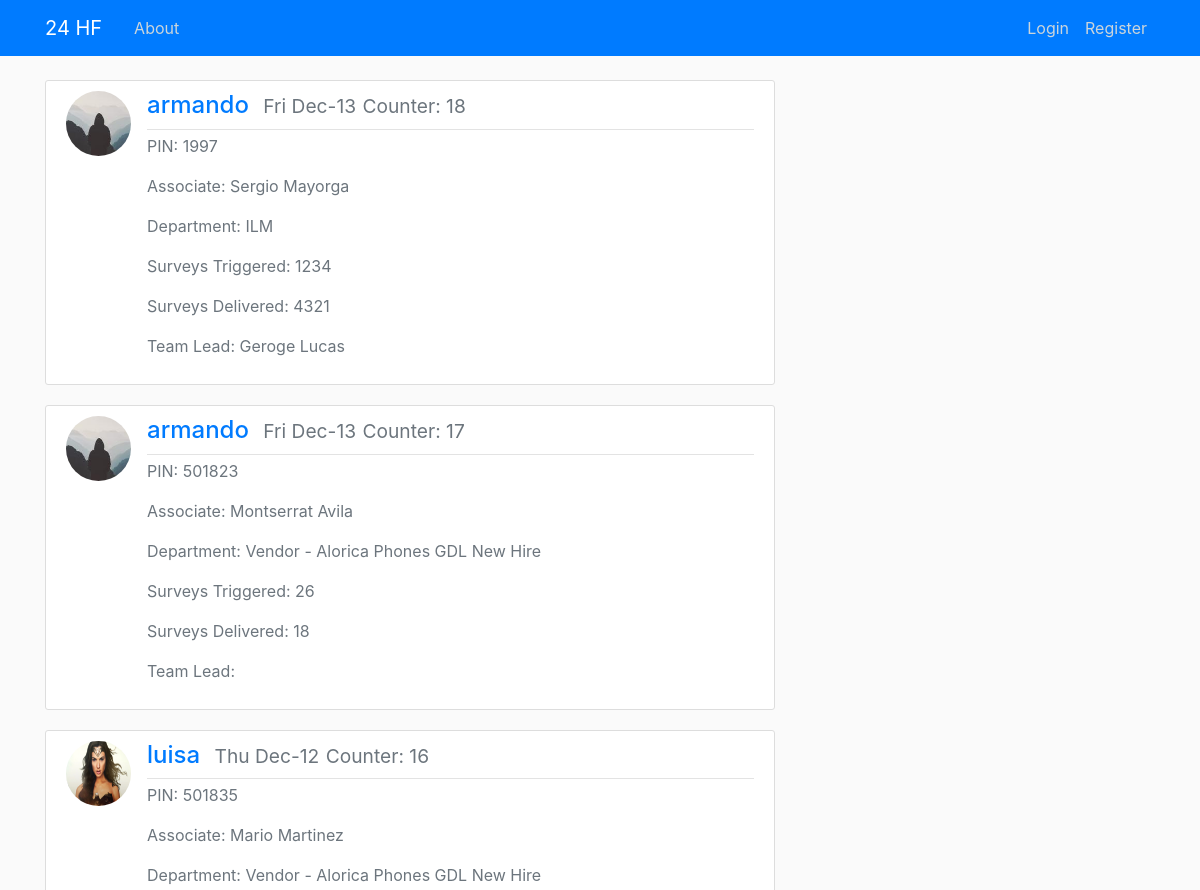
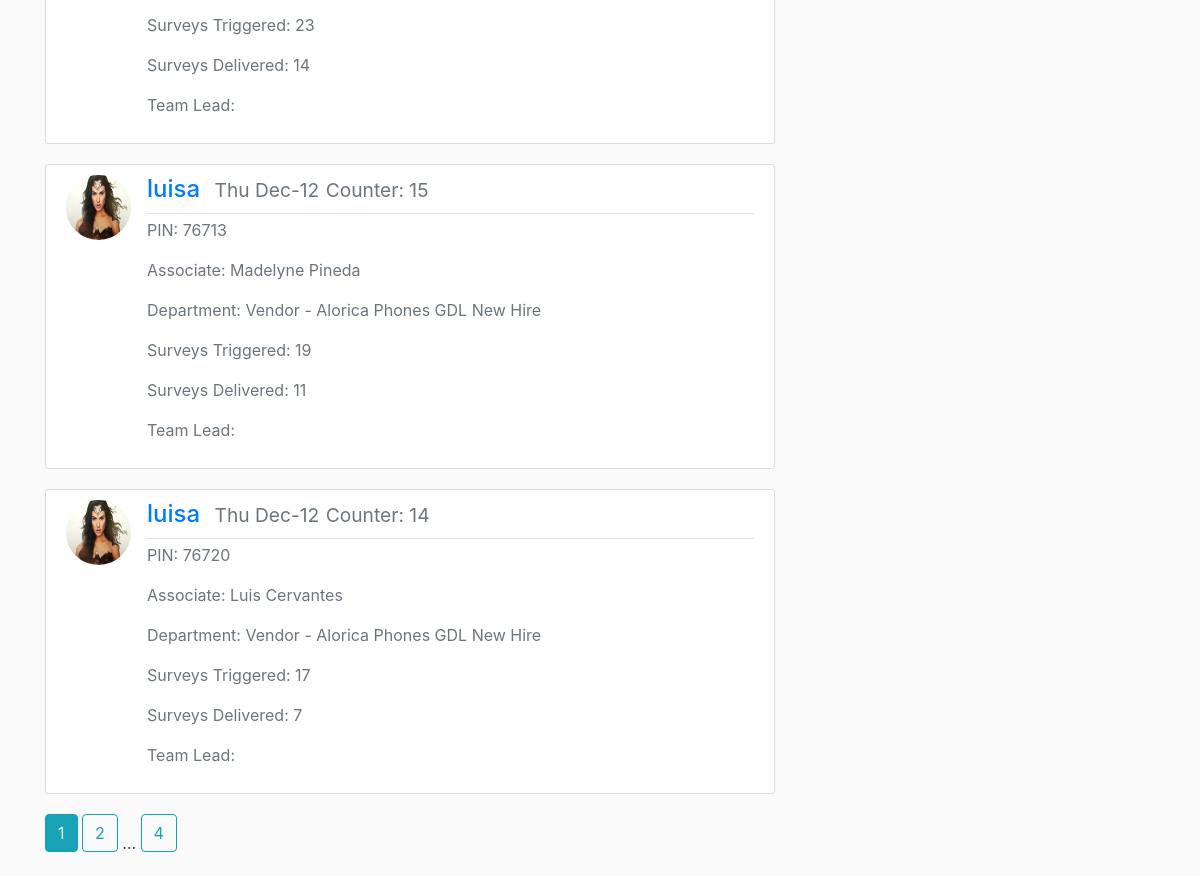
The page /home on the database its author committed (2 pictures, top to bottom).
### flaskblog/models.py (models this page shows, shortened)
class Post(db.Model):
    id = db.Column(db.Integer, primary_key=True)
    date_posted = db.Column(db.DateTime, nullable=False, default=datetime.now)
    pin = db.Column(db.Integer, nullable=False)
    associate = db.Column(db.Text, nullable=False)
    dept = db.Column(db.Text, nullable=False)
    team_mgr = db.Column(db.Text, nullable=False)
    ops_mgr = db.Column(db.Text, nullable=False)
    surv_trigg = db.Column(db.Integer, nullable=False)
    surv_deliv = db.Column(db.Integer, nullable=False)
    del_rate = db.Column(db.Float, nullable=False)
    resp_cnt = db.Column(db.Integer, nullable=False)
    popo = db.Column(db.Text, nullable=True, default="")
    resp_rate = db.Column(db.Float, nullable=False)
    avg_rating = db.Column(db.Float, nullable=False)
    five_stars = db.Column(db.Float, nullable=False)
    four_stars = db.Column(db.Float, nullable=False)
    three_stars = db.Column(db.Float, nullable=False)
    two_stars = db.Column(db.Float, nullable=False)
    one_stars = db.Column(db.Float, nullable=False)
    five_star = db.Column(db.Integer, nullable=False)
    four_star = db.Column(db.Integer, nullable=False)
    three_star = db.Column(db.Integer, nullable=False)
    two_star = db.Column(db.Integer, nullable=False)
    one_star = db.Column(db.Integer, nullable=False)
    team_lead = db.Column(db.Text, nullable=True, default="")
    chan = db.Column(db.Text, nullable=False)
    user_id = db.Column(db.Integer, db.ForeignKey('user.id'), nullable=False)

class User(db.Model, UserMixin):
    id = db.Column(db.Integer, primary_key=True)
    username = db.Column(db.String(20), unique=True, nullable=False)
    email = db.Column(db.String(120), unique=True, nullable=False)
    image_file = db.Column(db.String(20), nullable=False, default='default.jpg')
    password = db.Column(db.String(60), nullable=False)
    posts = db.relationship('Post', backref='username', lazy=True)

### flaskblog/main/routes.py (the view)
@main.route("/")
@main.route("/home")
def home():
    page = request.args.get('page', 1, type=int)
    posts = Post.query.order_by(Post.id.desc()).paginate(page=page, per_page=5)
    return render_template('home.html', posts=posts)

### flaskblog/templates/home.html
{% extends "layout.html" %}
{% block content %}
    {% for post in posts.items %}
        <article class="media content-section">
            <img class="rounded-circle article-img" src="{{ url_for('static', filename='profile_pics/' + post.username.image_file) }}">
            <div class="media-body">
                <div class="article-metadata">
                   <h4><a class="mr-2" href="{{ url_for('users.user_posts', username=post.username.username) }}">{{ post.username.username }}</a>
                    <small class="text-muted" href="#">{{ post.date_posted.strftime('%a %b-%d') }}</small>
                    <small class="text-muted" href="{{ url_for('posts.post', post_id=post.id) }}"> Counter: {{ post.id }}</small>
                   </h4>
                </div>
                <div>
                    <p class="text-muted" href="#">PIN: {{ post.pin }}</p>
                    <p class="text-muted" href="#">Associate: {{ post.associate }}</p>
                    <p class="text-muted" href="#">Department: {{ post.dept }}</p>
                    <p class="text-muted" href="#">Surveys Triggered: {{ post.surv_trigg }}</p>
                    <p class="text-muted" href="#">Surveys Delivered: {{ post.surv_deliv }}</p>
                    <p class="text-muted" href="#">Team Lead: {{ post.team_lead }}</p>
                </div>
            </div>
        </article>
    {% endfor %}
    {% for page_num in posts.iter_pages(left_edge=1, right_edge=1, left_current=1, right_current=2) %}
      {% if page_num %}
        {% if posts.page == page_num %}
          <a class="btn btn-info mb-4" href="{{ url_for('main.home', page=page_num) }}">{{ page_num }}</a>
        {% else %}
          <a class="btn btn-outline-info mb-4" href="{{ url_for('main.home', page=page_num) }}">{{ page_num }}</a>
        {% endif %}
      {% else %}
        ...
      {% endif %}
    {% endfor %}
{% endblock content %}

### flaskblog/templates/layout.html (shortened to what this page needs)
<!DOCTYPE html>
<html>
<head>
    <link rel="stylesheet" href="https://stackpath.bootstrapcdn.com/bootstrap/4.3.1/css/bootstrap.min.css">
    <link rel="stylesheet" type="text/css" href="{{ url_for('static', filename='main.css')}}"
    {% if title %}
        <title>{{ title }}</title>
    {% else %}
        <title></title>
    {% endif %}
</head>
<body>
    <header class="site-header">
      <nav class="navbar navbar-expand-md navbar-dark bg-steel fixed-top">
        <div class="container">
          <div class="collapse navbar-collapse" id="navbarToggle">
            <div class="navbar-nav mr-auto">
              <a class="navbar-brand mr-4" href="{{ url_for('main.home') }}">24 HF</a>
              <a class="nav-item nav-link" href="{{ url_for('main.about') }}">About</a>
            </div>
            <div class="navbar-nav">
               {% if current_user.is_authenticated %}
                  <a class="nav-item nav-link" href="{{ url_for('posts.new_post') }}">Fill data</a>
                  <a class="nav-item nav-link" href="{{ url_for('users.account') }}">Account</a>
                  <a class="nav-item nav-link" href="{{ url_for('users.logout') }}">Logout</a>
               {% else %}
                  <a class="nav-item nav-link" href="{{ url_for('users.login') }}">Login</a>
                  <a class="nav-item nav-link" href="{{ url_for('users.register') }}">Register</a>
               {% endif %}
            </div>
          </div>
        </div>
      </nav>
    </header>
    <main role="main" class="container">
      <div class="row">
        <div class="col-md-8">
          {% block content %}{% endblock %}
        </div>
      </div>
    </main>
</body>
</html>

### flaskblog/static/main.css (style rules this page uses)
:root { --blue: #007bff; --indigo: #6610f2; --purple: #6f42c1; --pink: #e83e8c; --red: #dc3545; --orange: #fd7e14; --yellow: #ffc107; --green: #28a745; --teal: #20c997; --cyan: #17a2b8; --white: #fff; --gray: #6c757d; --gray-dark: #343a40; --primary: #007bff; --secondary: #6c757d; --success: #28a745; --info: #17a2b8; --warning: #ffc107; --danger: #dc3545; --light: #f8f9fa; --dark: #343a40; --breakpoint-xs: 0; --breakpoint-sm: 576px; --breakpoint-md: 768px; --breakpoint-lg: 992px; --breakpoint-xl: 1200px; --font-family-sans-serif: -apple-system, BlinkMacSystemFont, "Segoe UI", Roboto, "Helvetica Neue", Arial, "Noto Sans", sans-serif, "Apple Color Emoji", "Segoe UI Emoji", "Segoe UI Symbol", "Noto Color Emoji"; --font-family-monospace: SFMono-Regular, Menlo, Monaco, Consolas, "Liberation Mono", "Courier New", monospace; }
*, *::before, *::after { box-sizing: border-box; }
body { background: #fafafa; color: #333333; margin-top: 5rem; }
h4 { color: #fd7e14; }
.bg-steel { background-color: #007bff; }
.site-header .navbar-nav .nav-link { color: #cbd5db; }
.content-section { background: #ffffff; padding: 10px 20px; border: 1px solid #dddddd; border-radius: 3px; margin-bottom: 20px; }
.article-img { height: 65px; width: 65px; margin-right: 16px; }
.article-metadata { padding-bottom: 1px; margin-bottom: 4px; border-bottom: 1px solid #e3e3e3 }

### rows shown on the page
Post: image_file (placeholder picture), username.username "armando", date_posted "Fri Dec-13", id "18", pin "1997", associate "Sergio Mayorga", dept "ILM", surv_trigg "1234", surv_deliv "4321", team_lead "Geroge Lucas"
Post: image_file (placeholder picture), username.username "armando", date_posted "Fri Dec-13", id "17", pin "501823", associate "Montserrat Avila", dept "Vendor - Alorica Phones GDL New Hire", surv_trigg "26", surv_deliv "18"
Post: image_file (picture), username.username "luisa", date_posted "Thu Dec-12", id "16", pin "501835", associate "Mario Martinez", dept "Vendor - Alorica Phones GDL New Hire", surv_trigg "23", surv_deliv "14"
Post: image_file (picture), username.username "luisa", date_posted "Thu Dec-12", id "15", pin "76713", associate "Madelyne Pineda", dept "Vendor - Alorica Phones GDL New Hire", surv_trigg "19", surv_deliv "11"
Post: image_file (picture), username.username "luisa", date_posted "Thu Dec-12", id "14", pin "76720", associate "Luis Cervantes", dept "Vendor - Alorica Phones GDL New Hire", surv_trigg "17", surv_deliv "7"

### other values the page prints
{{ page_num }} "1"
{{ page_num }} "2" "4"
